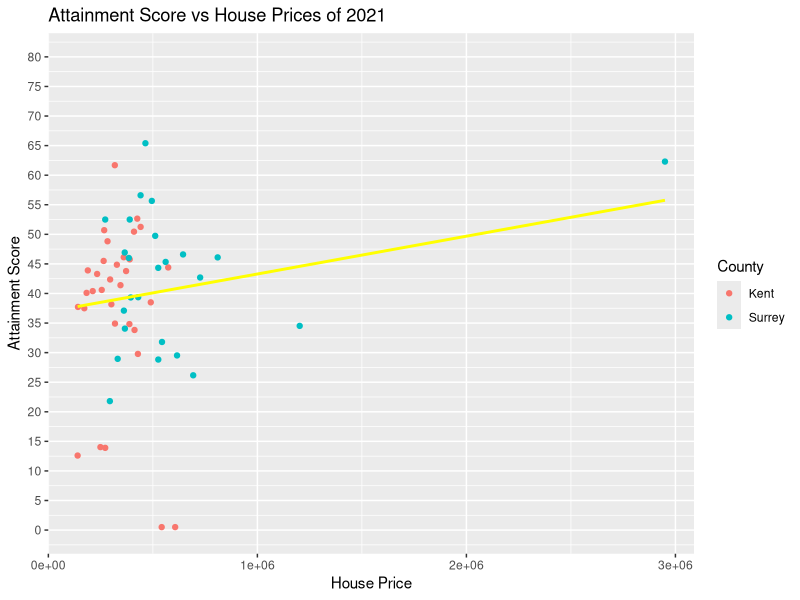

This chart was generated by the following R code:


library(tidyverse)
library(dplyr)
library(lubridate)
library(ggplot2)
setwd("/Users/emil/Desktop/Emil_datascience")
#importing the cleaned house prices
cleaned_houseprices= read_csv('Cleaned Data/Cleaned House Prices.csv') 

#importing the cleaned school dataset
cleaned_school_dataset= read_csv('Cleaned Data/Cleaned School Dataset.csv')

#grouping house prices by town and county and finding average price for each group
grouped_house_prices = cleaned_houseprices %>%
  filter(`Date of Transfer`=="2021") %>%
  group_by(`Town/City`,County) %>%
  mutate(`Town/City` = tolower(`Town/City`)) %>% #converting the town from uppercase to all lowercase
  summarise(Price=mean(Price))


#grouping school data by town and county and finding average score for each group
grouped_school_dataset = cleaned_school_dataset %>%
  filter(`Year`=="2021") %>%
  group_by(`Town`,County) %>%
  mutate(Town= tolower(Town)) %>%  #converting the town from to all lowercase
  summarise(`Attainment Score`=mean(`Attainment Score`))


#joining school data and house price data in a single table
school_houseprice_data = grouped_school_dataset %>% 
  left_join(grouped_house_prices,by=c("Town"="Town/City")) %>% 
  na.omit #removing rows with null value

#creating a linear model 
l_model = lm(data=school_houseprice_data, `Attainment Score`~Price) #this model predicts Average attainment score as a function of Average house prices

#showing summary of the Linear Model
summary(l_model) 

#creating the linear model graph
ggplot(school_houseprice_data,aes(x=Price,y= `Attainment Score`)) +
  scale_y_continuous(limits=c(0,80), breaks = seq(0,80,5))+ #setting limits and breaks
  geom_point(data = filter(school_houseprice_data,County.x=="Kent"),aes(color=c("Red"="Kent")))+ #setting color as red for Kent's data point
  geom_point(data = filter(school_houseprice_data,County.x=="Surrey"), aes(color=c("Blue"="Surrey"))) + #setting color as blye for Surrey's data point
  geom_smooth(method=lm,se=FALSE,color="yellow")+ #adding linear regression line and omitting error bands 
  labs(x="House Price",
       y="Attainment Score",
       title="Attainment Score vs House Prices of 2021",color="County") #setting labels



